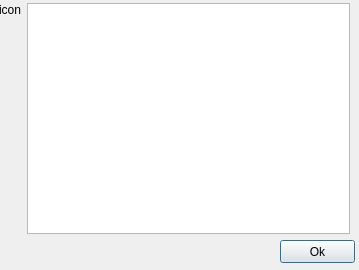
<?xml version="1.0" encoding="UTF-8"?>
<ui version="4.0">
 <class>About</class>
 <widget class="QDialog" name="About">
  <property name="geometry">
   <rect>
    <x>0</x>
    <y>0</y>
    <width>359</width>
    <height>270</height>
   </rect>
  </property>
  <property name="windowTitle">
   <string>Dialog</string>
  </property>
  <widget class="QPushButton" name="OkButton">
   <property name="geometry">
    <rect>
     <x>280</x>
     <y>240</y>
     <width>75</width>
     <height>23</height>
    </rect>
   </property>
   <property name="text">
    <string>Ok</string>
   </property>
  </widget>
  <widget class="QWidget" name="">
   <property name="geometry">
    <rect>
     <x>-1</x>
     <y>3</y>
     <width>351</width>
     <height>231</height>
    </rect>
   </property>
   <layout class="QHBoxLayout" name="horizontalLayout">
    <item>
     <layout class="QVBoxLayout" name="verticalLayout">
      <item>
       <widget class="QLabel" name="logo">
        <property name="text">
         <string>icon</string>
        </property>
       </widget>
      </item>
      <item>
       <spacer name="verticalSpacer">
        <property name="orientation">
         <enum>Qt::Vertical</enum>
        </property>
        <property name="sizeHint" stdset="0">
         <size>
          <width>20</width>
          <height>40</height>
         </size>
        </property>
       </spacer>
      </item>
     </layout>
    </item>
    <item>
     <widget class="QTextBrowser" name="info"/>
    </item>
   </layout>
  </widget>
 </widget>
 <resources/>
 <connections/>
</ui>
